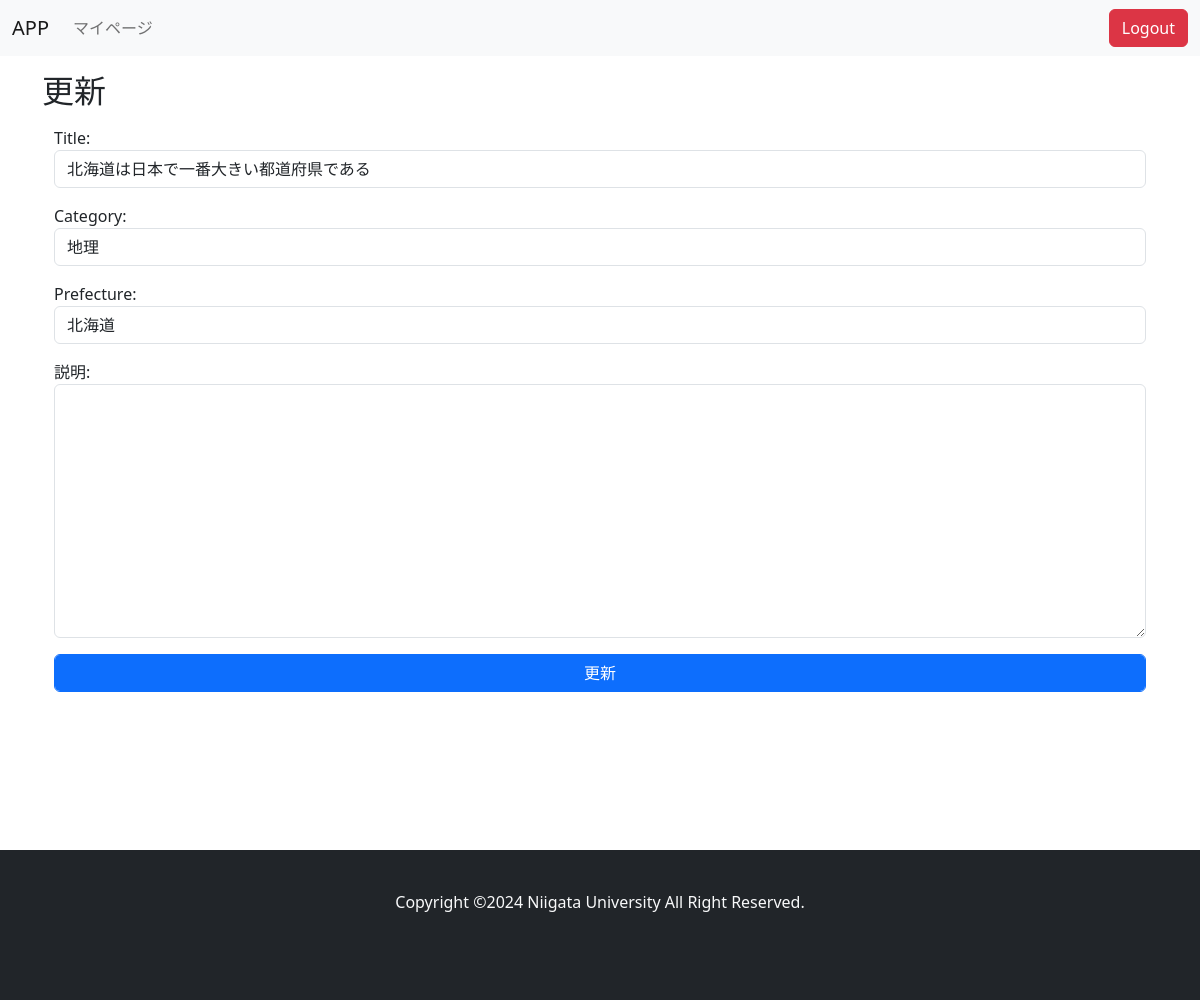
Screenshot of /update/2/ (signed in) with the database file from the repository.
### main/models.py (models this page shows, shortened)
class Post(models.Model):
    CATEGORY_CHOICES = [
        ('地理', '地理'),
        ('歴史', '歴史'),
        ('人物', '人物'),
        ('自然', '自然'),
        ('伝統', '伝統'),
        ('スポーツ', 'スポーツ'),
        ('食', '食'),
        ('文化', '文化'),
        ('芸能', '芸能'),
        ('特産品', '特産品'),
        ('方言', '方言'),
        ('その他', 'その他'),
    ]
    PREFECTURE_CHOICES = [
        ('北海道', '北海道'),
        ('青森県', '青森県'),
        ('岩手県', '岩手県'),
        ('宮城県', '宮城県'),
        ('秋田県', '秋田県'),
        ('山形県', '山形県'),
        ('福島県', '福島県'),
        ('茨城県', '茨城県'),
        ('栃木県', '栃木県'),
        ('群馬県', '群馬県'),
        ('埼玉県', '埼玉県'),
        ('千葉県', '千葉県'),
        ('東京都', '東京都'),
        ('神奈川県', '神奈川県'),
        ('新潟県', '新潟県'),
        ('富山県', '富山県'),
        ('石川県', '石川県'),
        ('福井県', '福井県'),
        ('山梨県', '山梨県'),
        ('長野県', '長野県'),
        ('岐阜県', '岐阜県'),
        ('静岡県', '静岡県'),
        ('愛知県', '愛知県'),
        ('三重県', '三重県'),
        ('滋賀県', '滋賀県'),
        ('京都府', '京都府'),
        ('大阪府', '大阪府'),
        ('兵庫県', '兵庫県'),
        ('奈良県', '奈良県'),
        ('和歌山県', '和歌山県'),
        ('鳥取県', '鳥取県'),
        ('島根県', '島根県'),
        ('岡山県', '岡山県'),
        ('広島県', '広島県'),
        ('山口県', '山口県'),
        ('徳島県', '徳島県'),
        ('香川県', '香川県'),
        ('愛媛県', '愛媛県'),
        ('高知県', '高知県'),
        ('福岡県', '福岡県'),
        ('佐賀県', '佐賀県'),
        ('長崎県', '長崎県'),
        ('熊本県', '熊本県'),
        ('大分県', '大分県'),
        ('宮崎県', '宮崎県'),
        ('鹿児島県', '鹿児島県'),
        ('沖縄県', '沖縄県'),
    ]
    title = models.CharField(max_length=20)
    category = models.CharField(max_length=20, choices=CATEGORY_CHOICES)
    prefecture = models.CharField(max_length=20, choices=PREFECTURE_CHOICES)
    content = models.TextField(blank=True, null=True)
    user = models.ForeignKey(User, on_delete=models.CASCADE)
    like = models.ManyToManyField(User, related_name='related_post', blank=True)
    create_at = models.DateTimeField()
    update_at = models.DateTimeField()
    class Meta:
        db_table = 'posts'
        ordering = ["-create_at"]

### main/views.py (the view, shortened to what this page needs)
# urls.py: path("update/<int:pk>/", TriviaUpdateView.as_view(), name="trivia-update"),
class TriviaUpdateView(LoginRequiredMixin, UserPassesTestMixin, SuccessMessageMixin, UpdateView):
    model = Post
    template_name = "main/update.html"
    form_class = PostUpdateForm
    success_message = "投稿を更新しました"
    def test_func(self, **kwargs):
        id = self.kwargs["pk"]
        post = Post.objects.get(id=id)
        return (post.user == self.request.user)

### main/forms.py (shortened to what this page needs)
class PostUpdateForm(forms.ModelForm):
    content = forms.CharField(label="説明", widget=forms.Textarea, required=False)
    class Meta:
        model = Post
        fields = ['title', 'category', 'prefecture', 'content']
    def __init__(self, *args, **kwargs):
        for field in self.base_fields.values():
            field.widget.attrs.update({"class":"form-control"})
        super().__init__(*args, **kwargs)

### templates/main/update.html (shortened to what this page needs)
{% extends "base.html" %}
{% block content %}
<div class="container my-3">
    <h2>更新</h2>
    <div class="container my-3" style="max-width: 700;">
        <form method="POST">
            {{ form.as_p }}
            <input class="form-control btn btn-primary" type="submit" type="submit" value="更新">
        </form>
    </div>
</div>
{% endblock %}

### static/css/footer.css (style rules this page uses)
html { position: relative; min-height: 100%; padding-bottom: 200px; box-sizing: border-box; }

### rows the page displays
Post: title "北海道は日本で一番大きい都道府県である", category "地理", prefecture "北海道"
